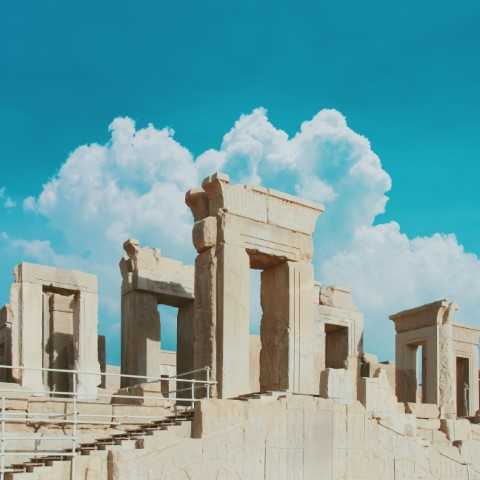
#> input picture assets/image.jpg, 480 x 480 px
$ python edge-detection.py
#> lines starting #> are read from the running program, lines starting #| are printed output that depends on the picture
import cv2
import numpy as np


def apply_kernel_on_image(image, kernel):
    image_height, image_width = image.shape
    kernel_height, kernel_width = kernel.shape

    output = np.zeros_like(image)

    for y in range(image_height - kernel_height + 1):
        for x in range(image_width - kernel_width + 1):
            output[y, x] = (
                kernel * image[y:y+kernel_height, x:x+kernel_width]).sum()

    return output


image = cv2.imread('assets/image.jpg')
#> image is the input picture: shape (480, 480, 3); mean B, G, R 163.3, 160.6, 115.3
image = cv2.cvtColor(image, cv2.COLOR_BGR2GRAY)
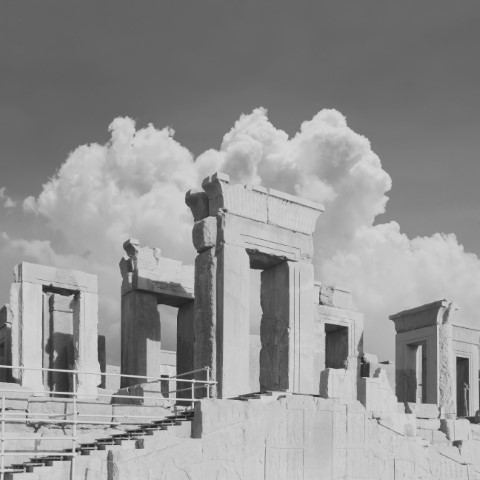
#> image: shape (480, 480); min 26, max 221, mean 147.4

kernel = np.array([
    [-1, -1, 0],
    [-1, 0, 1],
    [0, 1, 1]
]) / 9

cv2.imshow("test", apply_kernel_on_image(image, kernel))
#> after the loop in apply_kernel_on_image, `for y in range(image_height - kernel_height + 1):`:
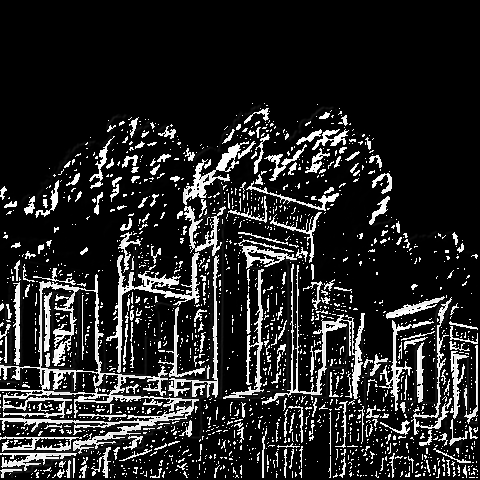
#> output: shape (480, 480); min 0, max 255, mean 38.4
cv2.waitKey()
